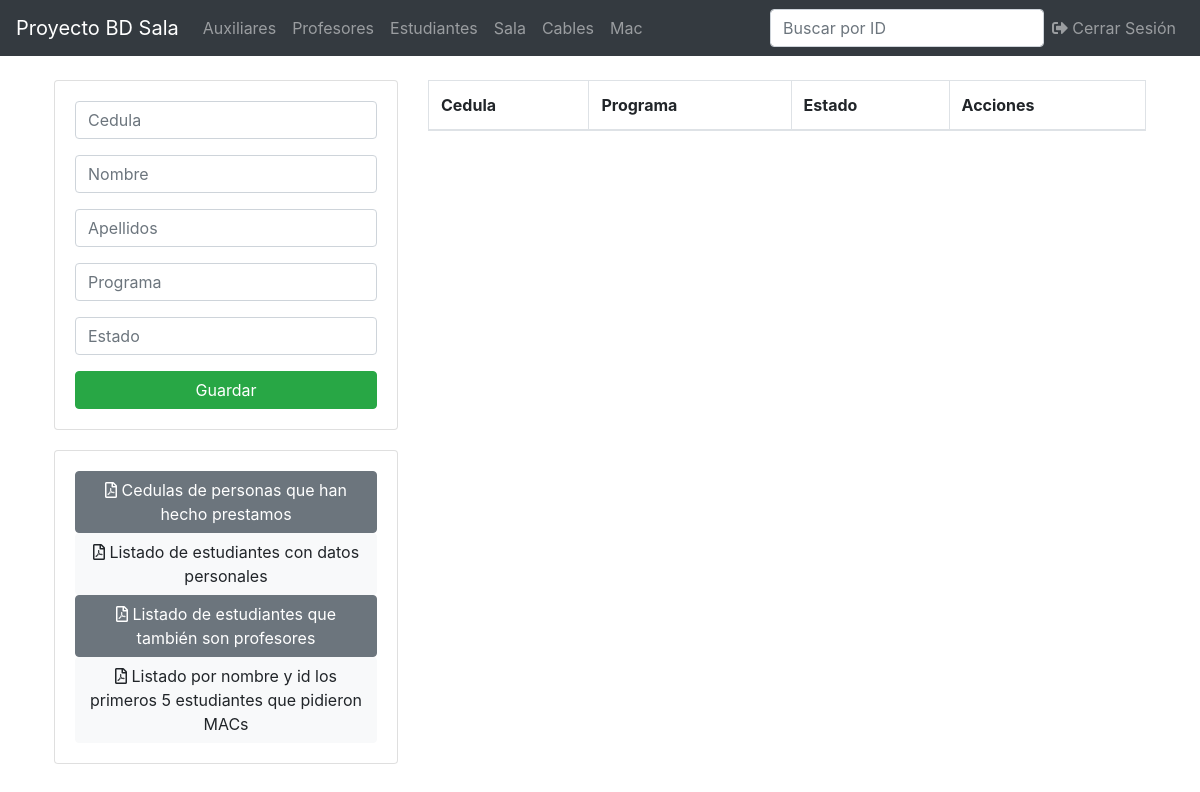
The page /estudiante.php (signed in) on the database as committed earlier.
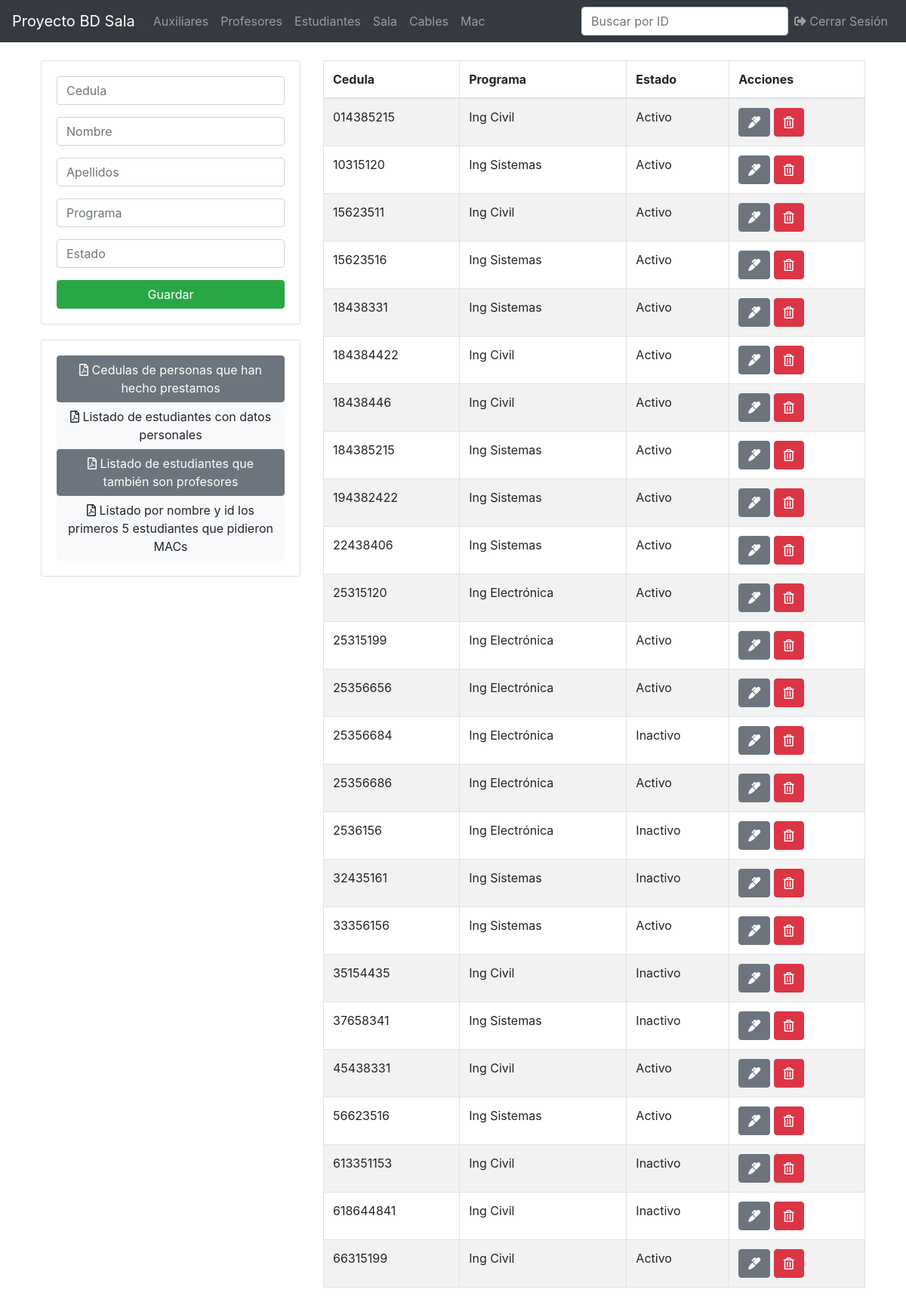
The same page on the database as committed later.
### tables this page shows
CREATE TABLE `estudiante` (
  `programa` varchar(100) NOT NULL,
  `estado` varchar(30) NOT NULL,
  `cedula` varchar(30) NOT NULL
);

CREATE TABLE `persona` (
  `cedula` varchar(30) NOT NULL,
  `nombres` varchar(100) NOT NULL,
  `apellidos` varchar(100) NOT NULL
);

### estudiante.php (the view, shortened to what this page needs)
<?php
include('ProyectoBasesDeDatos/db.php');
include('ProyectoBasesDeDatos/includes/header.php');
?>
<main class="container p-4">
  <div class="row">
    <div class="col-md-4">
      <div class="card card-body">
        <form action="/ProyectoBasesDeDatos/save.php" method="POST">
          <div class="form-group">
            <input type="text" name="cedula" class="form-control" placeholder="Cedula"  pattern="[0-9]+"autofocus required title="La cedula solo puede contener numeros">
          </div>
          <div class="form-group">
            <input type="text" name="nombre" class="form-control" placeholder="Nombre"  pattern="[a-zA-ZñÑáéíóúÁÉÍÓÚ\s]+"autofocus required title="El nombre solo puede contener letras">
          </div>
          <div class="form-group">
            <input type="text" name="apellidos" class="form-control" placeholder="Apellidos"  pattern="[a-zA-ZñÑáéíóúÁÉÍÓÚ\s]+"autofocus required title="El apellido solo puede contener letras">
          </div>
          <div class="form-group">
            <input type="text" name="programa" class="form-control" placeholder="Programa"  pattern="[a-zA-ZñÑáéíóúÁÉÍÓÚ\s]+"autofocus required title="El programa solo puede contener letras">
          </div>
          <div class="form-group">
            <input type="text" name="estado" class="form-control" placeholder="Estado"  pattern="[a-zA-ZñÑáéíóúÁÉÍÓÚ\s]+"autofocus required title="El estado solo puede contener letras">
          </div>
          <input type="submit" name="save_estudiante" class="btn btn-success btn-block" value="Guardar">
        </form>
      </div>
      <div class="card card-body" style="margin-top: 20px">
        <a href="/ProyectoBasesDeDatos/pdf/reporte_estudiantes.php?" class="btn btn-secondary">
        <i class="far fa-file-pdf"></i>
        Cedulas de personas que han hecho prestamos
        </a>
        <a href="/ProyectoBasesDeDatos/pdf/reporte_estudiantes_2.php?" class="btn btn-light">
        <i class="far fa-file-pdf"></i>
        Listado de estudiantes con datos personales
        </a>
        <a href="/ProyectoBasesDeDatos/pdf/reporte_estudiantes_3.php?" class="btn btn-secondary">
        <i class="far fa-file-pdf"></i>
        Listado de estudiantes que también son profesores
        </a>
        <a href="/ProyectoBasesDeDatos/pdf/reporte_estudiantes_4.php?" class="btn btn-light">
        <i class="far fa-file-pdf"></i>
        Listado por nombre y id los primeros 5 estudiantes que pidieron MACs
        </a>
        </div>
      </div>
    <div class="col-md-8">
      <table class="table table-bordered table-striped" id="myTable">
        <thead>
          <tr>
            <th>Cedula</th>
            <th>Programa</th>
            <th>Estado</th>
            <th>Acciones</th>
          </tr>
        </thead>
        <tbody>
          <?php
          $query = "SELECT * FROM estudiante est, persona per WHERE est.cedula=per.cedula";
          $result_estudiantes = mysqli_query($conn, $query);
          while($row = mysqli_fetch_assoc($result_estudiantes)) { ?>
          <tr>
            <td><?php echo $row['cedula']; ?></td>
            <td><?php echo $row['programa']; ?></td>
            <td><?php echo $row['estado']; ?></td>
            <td>
              <a href="/ProyectoBasesDeDatos/edit.php?cedula=<?php echo $row['cedula']?>& entidad=<?php echo 'estudiante'?>" class="btn btn-secondary">
                <i class="fas fa-marker"></i>
              </a>
              <a href="/ProyectoBasesDeDatos/delete.php?cedula=<?php echo $row['cedula'] ?>& entidad=<?php echo 'estudiante'?>" class="btn btn-danger">
                <i class="far fa-trash-alt"></i>
              </a>
            </td>
          </tr>
          <?php } ?>
        </tbody>
      </table>
    </div>
  </div>
</main>
<?php include('includes/footer.php'); ?>

Rows that differ between the two databases and show on the page:
added estudiante: cedula.cedula "014385215", programa "Ing Civil", estado "Activo"
added estudiante: cedula.cedula "10315120", programa "Ing Sistemas", estado "Activo"
added estudiante: cedula.cedula "15623511", programa "Ing Civil", estado "Activo"
added estudiante: cedula.cedula "15623516", programa "Ing Sistemas", estado "Activo"
added estudiante: cedula.cedula "18438331", programa "Ing Sistemas", estado "Activo"
added estudiante: cedula.cedula "184384422", programa "Ing Civil", estado "Activo"
added estudiante: cedula.cedula "18438446", programa "Ing Civil", estado "Activo"
added estudiante: cedula.cedula "184385215", programa "Ing Sistemas", estado "Activo"
added estudiante: cedula.cedula "194382422", programa "Ing Sistemas", estado "Activo"
added estudiante: cedula.cedula "22438406", programa "Ing Sistemas", estado "Activo"
added estudiante: cedula.cedula "25315120", programa "Ing Electrónica", estado "Activo"
added estudiante: cedula.cedula "25315199", programa "Ing Electrónica", estado "Activo"
added estudiante: cedula.cedula "25356656", programa "Ing Electrónica", estado "Activo"
added estudiante: cedula.cedula "25356684", programa "Ing Electrónica", estado "Inactivo"
added estudiante: cedula.cedula "25356686", programa "Ing Electrónica", estado "Activo"
added estudiante: cedula.cedula "2536156", programa "Ing Electrónica", estado "Inactivo"
added estudiante: cedula.cedula "32435161", programa "Ing Sistemas", estado "Inactivo"
added estudiante: cedula.cedula "33356156", programa "Ing Sistemas", estado "Activo"
added estudiante: cedula.cedula "35154435", programa "Ing Civil", estado "Inactivo"
added estudiante: cedula.cedula "37658341", programa "Ing Sistemas", estado "Inactivo"
added estudiante: cedula.cedula "45438331", programa "Ing Civil", estado "Activo"
added estudiante: cedula.cedula "56623516", programa "Ing Sistemas", estado "Activo"
added estudiante: cedula.cedula "613351153", programa "Ing Civil", estado "Inactivo"
added estudiante: cedula.cedula "618644841", programa "Ing Civil", estado "Inactivo"
added estudiante: cedula.cedula "66315199", programa "Ing Civil", estado "Activo"
